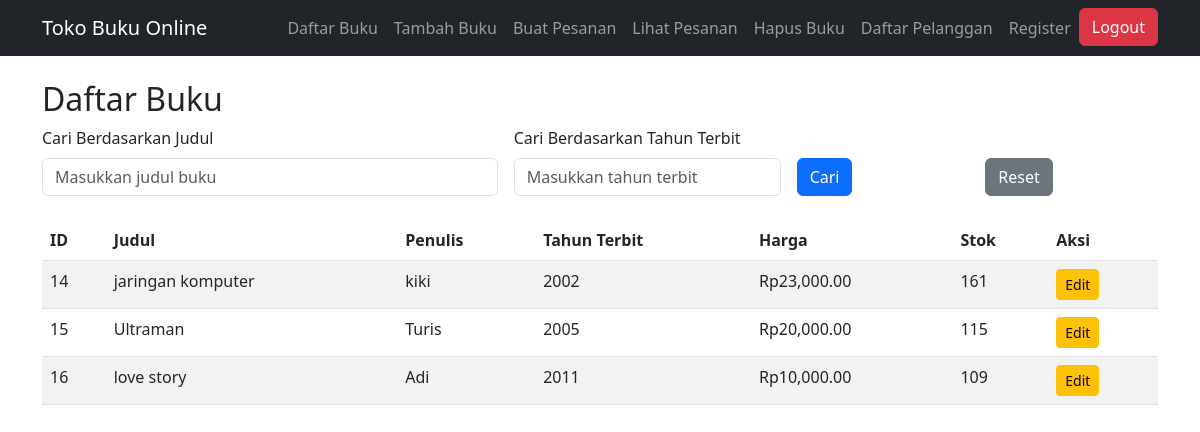
Screenshot of /index.php (signed in) with the database file from the repository.
### tables this page shows
CREATE TABLE `buku` (
  `ID` int NOT NULL,
  `Judul` varchar(255) DEFAULT NULL,
  `Penulis` varchar(255) DEFAULT NULL,
  `Tahun_Terbit` int DEFAULT NULL,
  `Harga` decimal(10,2) DEFAULT NULL,
  `stok` int DEFAULT NULL
);

### includes/proses_index.php (called while the page is built, shortened)
<?php
   include 'koneksi_db.php';
   $search_judul = isset($_GET['judul']) ? $_GET['judul'] : '';
   $search_tahun = isset($_GET['tahun_terbit']) ? $_GET['tahun_terbit'] : '';
   $query = "SELECT * FROM buku WHERE 1=1";
   $result = $conn->query($query);
?>

### config.php (called while the page is built)
<?php
$base_url = "http://localhost/Tugas%2011/";
?>

### index.php (the view, shortened to what this page needs)
<?php
include 'includes/proses_index.php';
?>
<!DOCTYPE html>
<html lang="en">
<head>
   <link href="https://cdn.jsdelivr.net/npm/bootstrap@5.3.0/dist/css/bootstrap.min.css" rel="stylesheet">
</head>
<body>
   <?php include 'nav.php'; ?>
   <div class="container mt-4">
       <h2>Daftar Buku</h2>
       <form method="get" class="row g-3 mb-4">
           <div class="col-md-5">
               <label for="judul" class="form-label">Cari Berdasarkan Judul</label>
               <input type="text" class="form-control" id="judul" name="judul" placeholder="Masukkan judul buku" value="<?php echo htmlspecialchars($search_judul) ?>">
           </div>
           <div class="col-md-3">
               <label for="tahun_terbit" class="form-label">Cari Berdasarkan Tahun Terbit</label>
               <input type="number" class="form-control" id="tahun_terbit" name="tahun_terbit" placeholder="Masukkan tahun terbit" value="<?php echo htmlspecialchars($search_tahun) ?>">
           </div>
           <div class="col-md-2 align-self-end">
               <button type="submit" class="btn btn-primary">Cari</button>
           </div>
           <div class="col-md-2 align-self-end">
               <a href="index.php" class="btn btn-secondary">Reset</a>
           </div>
       </form>
       <table class="table table-striped">
           <thead>
               <tr>
                   <th>ID</th>
                   <th>Judul</th>
                   <th>Penulis</th>
                   <th>Tahun Terbit</th>
                   <th>Harga</th>
                   <th>Stok</th>
                   <th>Aksi</th>
               </tr>
           </thead>
           <tbody>
               <?php while ($row = $result->fetch_assoc()): ?>
               <tr>
                   <td><?php echo $row['ID'] ?></td>
                   <td><?php echo htmlspecialchars($row['Judul']) ?></td>
                   <td><?php echo htmlspecialchars($row['Penulis']) ?></td>
                   <td><?php echo $row['Tahun_Terbit'] ?></td>
                   <td>Rp<?php echo number_format($row['Harga'], 2) ?></td>
                   <td><?php echo number_format($row['stok']) ?></td>
                   <td>
                       <a href="<?= $base_url ?>pages/buku/form_edit.php?id=<?php echo $row['ID'] ?>" class="btn btn-sm btn-warning">Edit</a>
                   </td>
               </tr>
               <?php endwhile; ?>
           </tbody>
       </table>
   </div>
</body>
</html>

### rows the page displays
buku: ID "14", Judul "jaringan komputer", Penulis "kiki", Tahun_Terbit "2002", Harga "23,000.00", stok "161"
buku: ID "15", Judul "Ultraman", Penulis "Turis", Tahun_Terbit "2005", Harga "20,000.00", stok "115"
buku: ID "16", Judul "love story", Penulis "Adi", Tahun_Terbit "2011", Harga "10,000.00", stok "109"
